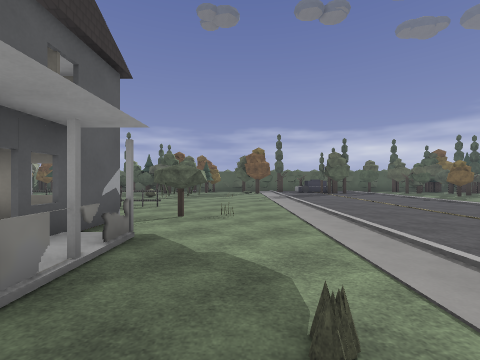
[1] (above)

24 first-person views from a walk through a level from a Godot 3-D game. The camera is 1.5 m above the floor, looks level and sees 90° across. The floor is counted in squares, 2 m on a side. Each view is taken from the middle of a square. On the plan, view 1 faces up. The plan holds only what a view shows up to about 9 squares ahead; the rest is blank. The place goes on beyond the plan. Characters and animated objects are left out. Some surface patterns are stand-ins.

[2]
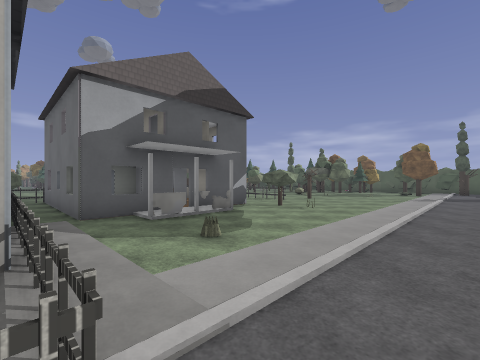

[3]
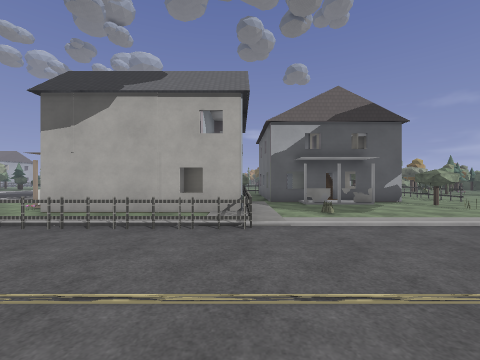

[4]
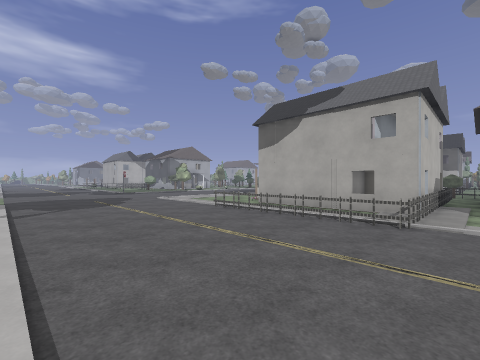

[5]
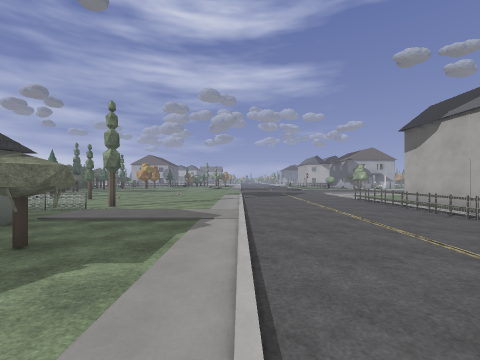

[6]
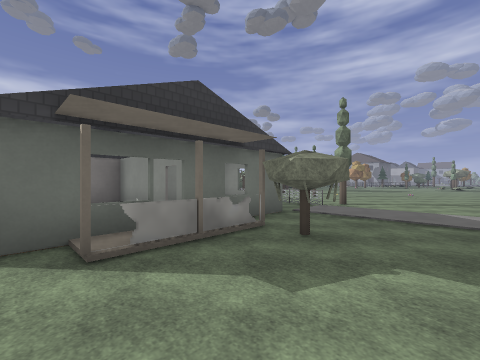

[7]
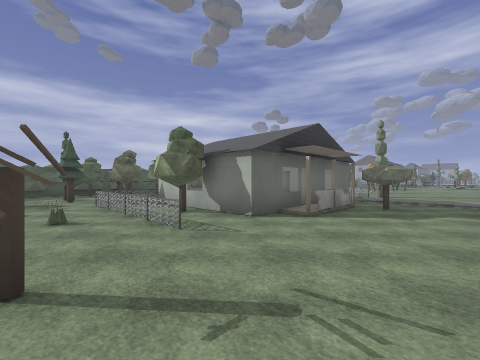

[8]
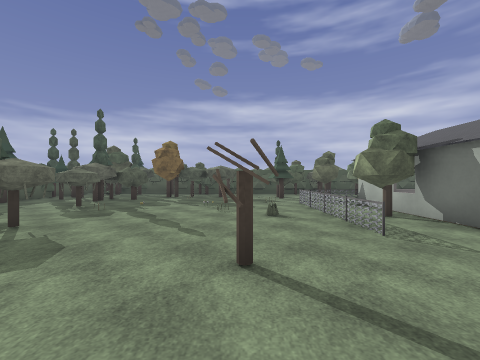

[9]
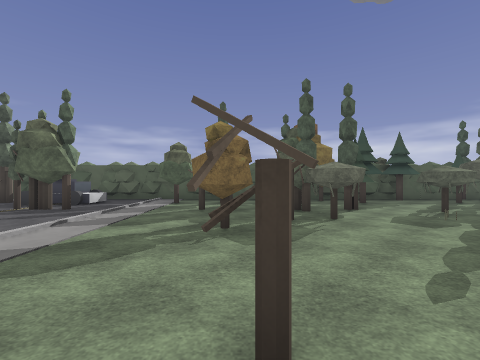

[10]
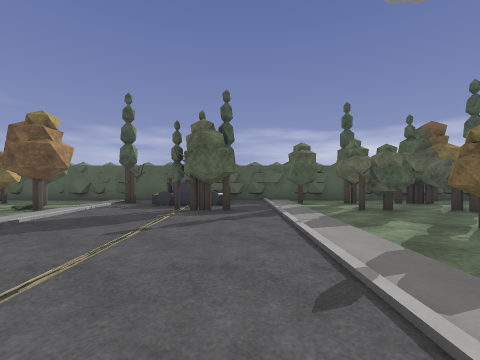

[11]
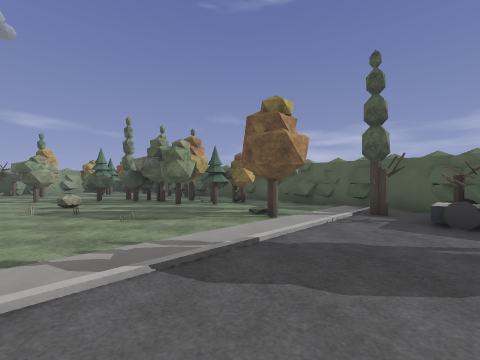

[12]
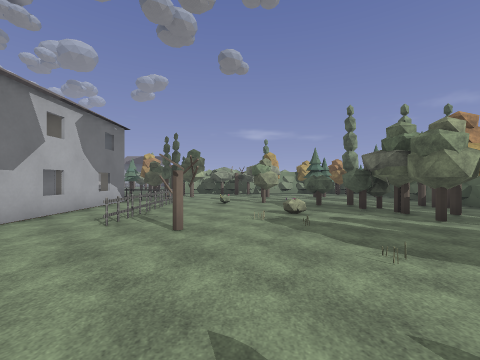

[13]
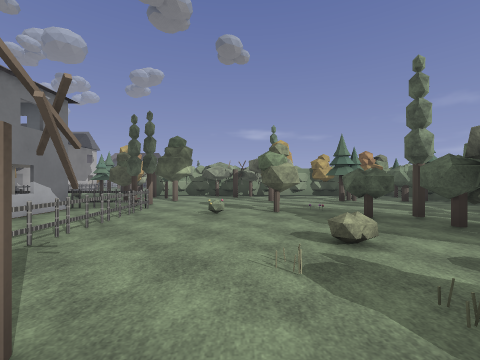

[14]
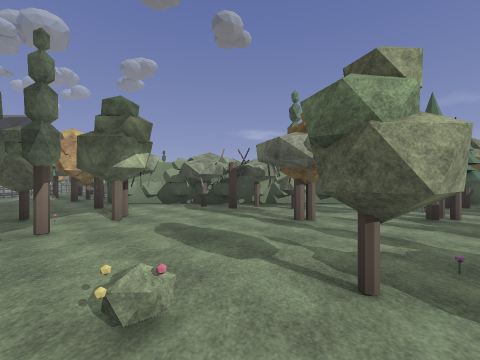

[15]
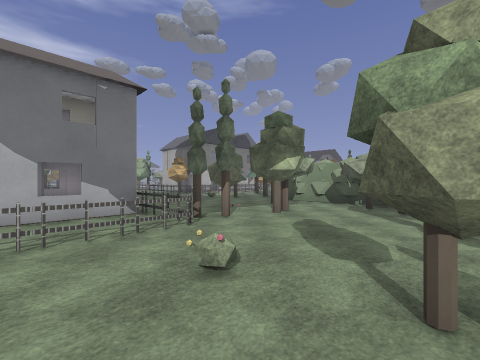

[16]
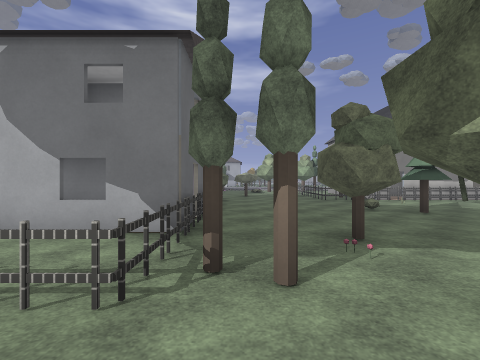

[17]
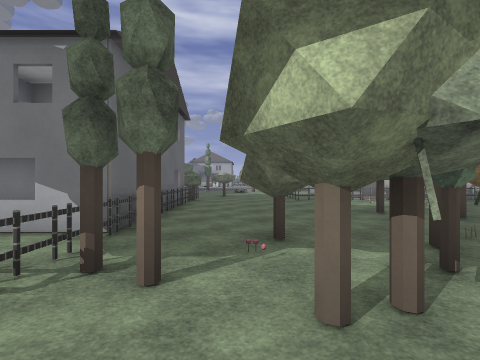

[18]
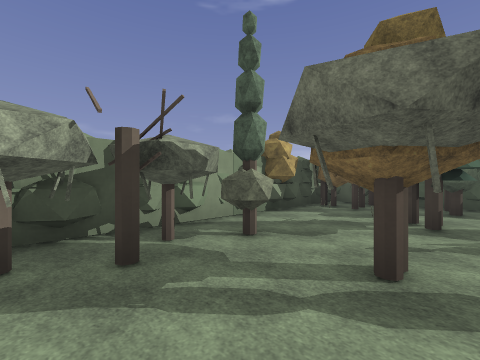

[19]
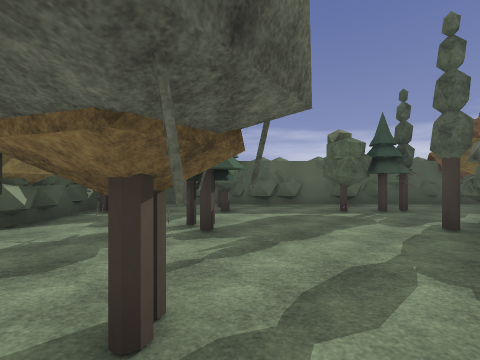

[20]
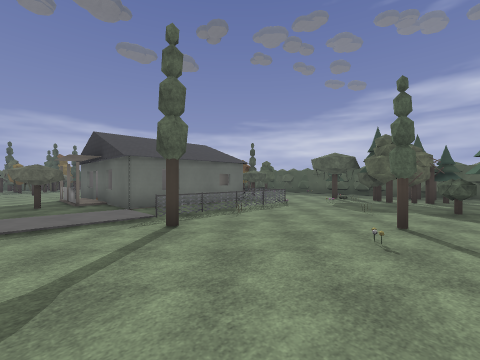

[21]
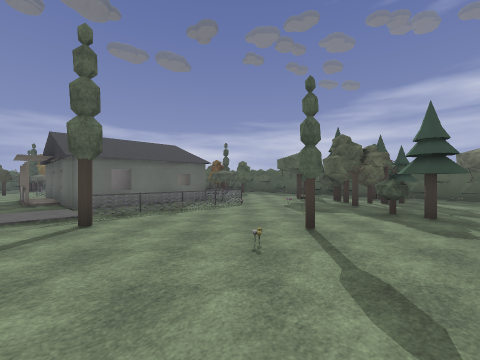

[22]
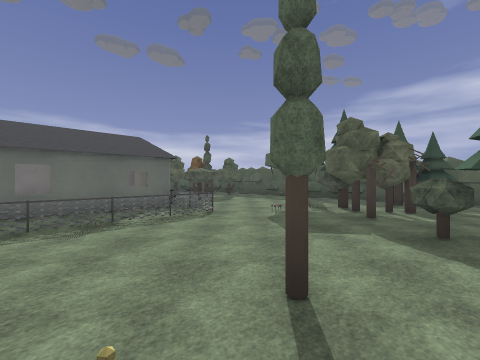

[23]
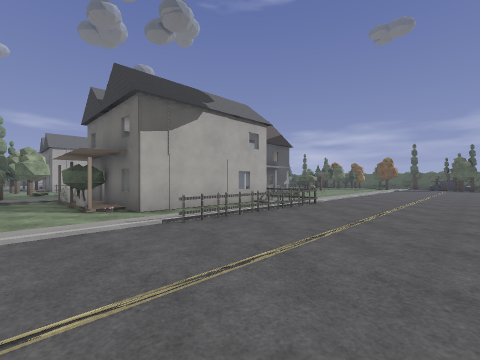

[24]
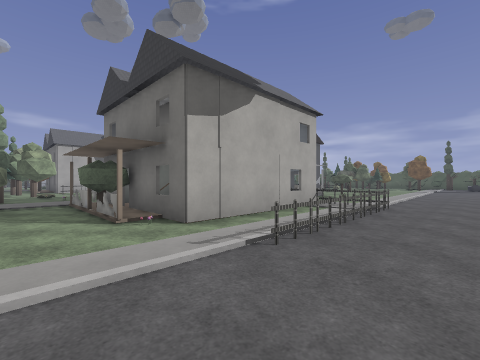

### Floor plan
Key: @ floor where view 1 was taken; # wall or solid block; x gap in a wall; . main floor; : floor 0.25 m higher than the main floor; / step, stairs or slope; = window, fence, low wall or low ledge; H house; C car; B bush.
Columns run from 17 left of view 1 to 22 right of it. Each row starts with its distance up from view 1.
 16         ####   ###########
 15         #.###  ##..#.#C.:##
 14     #####...####.#.:.CC.:##
 13     ##.##...###...#:..#.:.#########
 12     #......###.....:....:...##....#
 11     #......x.......:....:..###.....
 10     #####..#.B.....:....:..........
  9      ##............:....:..........
  8     ###........#...:....:..#......
  7     #..##..=##==...:....:..........#
  6     #.####=........:.... ...==#===x#
  5     #.###.H.....# .:...  .....# #=.
  4     ......H    ....:....:....HHHH=
  3    #x#....HHHHH H..:....:...H   H
  2   ...#....HHHHH ...:....:...HHHHH
  1   ........H.HH /H=.:....:..#/HHHH
  0 ..........HHHHH..@.:....:....  HH #.
 -1 ###x#==...# =###x##=....:.......H=..
 -2                H.H.:....:........=.
 -3                HHH.:....:...#=====.  ..
 -4                 HH.:....:..........##..#
 -5                HHH.:....:..........###.#
 -6                #:/.:....:.....#..#x###.#
 -7           ....H#...:....:........#.....#
 -8           #..# ....:....:..........##..#

Positions as (right, up) in squares from view 1, and headings:
1: (0, 0), facing up
2: (3, -1), facing up-left
3: (6, -1), facing left
4: (7, 0), facing down-left
5: (7, 4), facing down
6: (8, 4), facing down-right
7: (8, 8), facing down-right
8: (8, 8), facing right
9: (10, 7), facing up
10: (6, 7), facing up
11: (4, 9), facing up-left
12: (2, 9), facing left
13: (-1, 9), facing left
14: (-5, 9), facing left
15: (-5, 10), facing down-left
16: (-8, 8), facing down
17: (-9, 8), facing down
18: (-9, 8), facing up-left
19: (-9, 9), facing up
20: (9, -7), facing up-right
21: (10, -8), facing up-right
22: (12, -7), facing up-right
23: (6, -8), facing up-left
24: (4, -8), facing up-left
